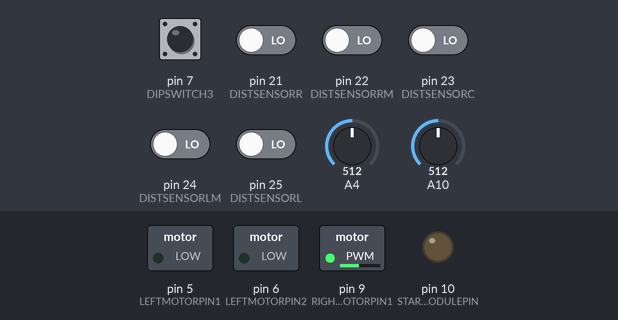
A sketch run on a simulated Arduino Mega 2560, built with avr-gcc and run on an emulated ATmega2560. On the bench: switched loads named in the sketch (green lamp = pin HIGH), output pins drawn as LEDs (lit = HIGH). The inputs (shaded band) are chosen by the test bench; at power-on: pin 7 (DIPSWITCH3) HIGH, pin 21 (DISTSENSORR), pin 22 (DISTSENSORRM), pin 23 (DISTSENSORC), pin 24 (DISTSENSORLM), pin 25 (DISTSENSORL) LOW, A4 = 512, A10 = 512.

Above: at 0.1 s.
Timing chart, 0 to 1.1 s (numbered marks = the images above):
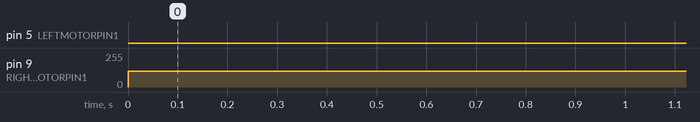

The sketch:

MiniSumoBasic.ino
```cpp
/*Alex Peng
 * MiniSumo Program or something
 */
#include <Arduino.h>
//--------PARAMETERS---------------
#define LINETHRESHOLD 100 //threshold for line sensor analog read
//--------PIN DEFINITIONS----------
#define STARTMODULEPIN 10

#define LEFTLINEPIN    26
#define RIGHTLINEPIN   20

#define LEFTMOTORPIN1  5
#define LEFTMOTORPIN2  6
#define RIGHTMOTORPIN1 9
#define RIGHTMOTORPIN2 10

#define DISTSENSORL    25
#define DISTSENSORLM   24
#define DISTSENSORC    23
#define DISTSENSORRM   22
#define DISTSENSORR    21

#define DIPSWITCH1     5
#define DIPSWITCH2     6
#define DIPSWITCH3     7

//declare vars, included def for readability
int startModule  = digitalRead(STARTMODULEPIN);
int leftLine     = analogRead(LEFTLINEPIN);
int rightLine    = analogRead(RIGHTLINEPIN);
int distSensorL  = digitalRead(DISTSENSORL);
int distSensorLM = digitalRead(DISTSENSORLM);
int distSensorC  = digitalRead(DISTSENSORC);
int distSensorRM = digitalRead(DISTSENSORRM);
int distSensorR  = digitalRead(DISTSENSORR);
int progSelect   = digitalRead(DIPSWITCH3) << 2 | (digitalRead(DIPSWITCH2) << 1 | digitalRead(DIPSWITCH1));

void setup() {
    Serial.begin(115200);

    //initialize motor pins
    pinMode(LEFTMOTORPIN1, OUTPUT);
    pinMode(LEFTMOTORPIN2, OUTPUT);
    pinMode(RIGHTMOTORPIN1, OUTPUT);
    pinMode(RIGHTMOTORPIN2, OUTPUT);

    //initialize Start Module pin
    pinMode(STARTMODULEPIN, INPUT);

    //initialize distance sensors
    pinMode(DISTSENSORR, INPUT);
    pinMode(DISTSENSORRM, INPUT);
    pinMode(DISTSENSORC, INPUT);
    pinMode(DISTSENSORLM, INPUT);
    pinMode(DISTSENSORL, INPUT);

    //initialize line sensors
    pinMode(LEFTLINEPIN, INPUT);
    pinMode(RIGHTLINEPIN, INPUT);

    //initialize dip switch inputs (active low due to internal pullup)
    pinMode(DIPSWITCH1, INPUT_PULLUP);
    pinMode(DIPSWITCH2, INPUT_PULLUP);
    pinMode(DIPSWITCH3, INPUT_PULLUP);

}

void forward(){
    //FORWARD
    //left forward
    digitalWrite(LEFTMOTORPIN1, HIGH);
    digitalWrite(LEFTMOTORPIN2, LOW);
    //right forward
    digitalWrite(RIGHTMOTORPIN1, HIGH);
    digitalWrite(RIGHTMOTORPIN2, LOW);
}

void backward(){
    //BACKWARD
    //left back
    digitalWrite(LEFTMOTORPIN1, LOW);
    digitalWrite(LEFTMOTORPIN2, HIGH);
    //right back
    digitalWrite(RIGHTMOTORPIN1, LOW);
    digitalWrite(RIGHTMOTORPIN2, HIGH);
}

void rightTurn(){
    //RIGHT
    //left forward
    digitalWrite(LEFTMOTORPIN1, HIGH);
    digitalWrite(LEFTMOTORPIN2, LOW);
    //right back
    digitalWrite(RIGHTMOTORPIN1, HIGH);
    digitalWrite(RIGHTMOTORPIN2, HIGH);
}

void leftTurn(){
    //LEFT
    //left back
    digitalWrite(LEFTMOTORPIN1, HIGH);
    digitalWrite(LEFTMOTORPIN2, HIGH);
    //right forward
    digitalWrite(RIGHTMOTORPIN1, HIGH);
    digitalWrite(RIGHTMOTORPIN2, LOW);
}

void stopMoving(){
    digitalWrite(LEFTMOTORPIN1, LOW);
    digitalWrite(LEFTMOTORPIN2, LOW);
    digitalWrite(RIGHTMOTORPIN1, LOW);
    digitalWrite(RIGHTMOTORPIN2, LOW);
}

void debugLineSensor(){
    //print left and right line sensor readings
    Serial.print("LEFT LS: ");
    Serial.println(leftLine);
    Serial.print("RIGHT LS: ");
    Serial.println(rightLine);
}

void debugDistSensor(int distSense){
    //print dist sensor reading passed in
    Serial.print("DIST SENSOR: ");
    Serial.println(distSense);
}

void loop() {
     //update vars
     startModule  = digitalRead(STARTMODULEPIN);
     leftLine     = analogRead(LEFTLINEPIN);
     rightLine    = analogRead(RIGHTLINEPIN);
     progSelect   = digitalRead(DIPSWITCH3) << 2 | (digitalRead(DIPSWITCH2) << 1 | digitalRead(DIPSWITCH1));
     distSensorL  = digitalRead(DISTSENSORL);
     distSensorLM = digitalRead(DISTSENSORLM);
     distSensorC  = digitalRead(DISTSENSORC);
     distSensorRM = digitalRead(DISTSENSORRM);
     distSensorR  = digitalRead(DISTSENSORR);


    //wait for start module signal

    //program 0 basic test
    /*if (startModule){
      switch (progSelect){
          case 0: {
              forward();
              if (leftLine < LINETHRESHOLD) {
                  //if left line sensor triggered back and turn right
                  backward();
                  delay(200);
                  rightTurn();
                  delay(200);
              }else if (rightLine < LINETHRESHOLD) {
                  //if right line sensor triggered back and turn left
                  backward();
                  delay(200);
                  leftTurn();
                  delay(200);
              }
          }

          case 1: {
              backward();
          }

          case 2: {


      }


    }
    */
    //if (startModule){
        analogWrite(5, 120);
        analogWrite(6, 0);
        analogWrite(9, 120);
        analogWrite(10, 0);
      /*
              if (distSensorLM) {
                  forward();
              }
              if (distSensorL && !distSensorLM) {
                  leftTurn();
                  delay(50);
              }
              if (distSensorR && !distSensorLM) {
                  rightTurn();
                  delay(50);
              }
              if (leftLine < LINETHRESHOLD) {
                  //if left line sensor triggered back and turn right
                  backward();
                  delay(200);
                  rightTurn();
                  delay(200);
              }else if (rightLine < LINETHRESHOLD) {
                  //if right line sensor triggered back and turn left
                  backward();
                  delay(200);
                  leftTurn();
                  delay(200);
              }
      */
    //}
    //else if (!startModule){
    //  stopMoving();
      //debugging
      //Serial.println(progSelect);
      //debugDistSensor(distSensorR);
      //debugLineSensor();
    //}
    //don't care
}

/*
#include <Arduino.h>

#define D5 5
#define D6 6
#define D9 9
#define D10 10

void setup() {
  // put your setup code here, to run once:
  pinMode(LED_BUILTIN, OUTPUT);
  pinMode(D5, OUTPUT);
  pinMode(D6, OUTPUT);
  pinMode(D9, OUTPUT);
  pinMode(D10, OUTPUT);
}

void loop() {
  analogWrite(D5, 128);
  analogWrite(D6, 255);
  analogWrite(D9, 128);
  analogWrite(D10, 255);
}*/
```

Measured:
- by itself, pin 9 (RIGHTMOTORPIN1): 0/255 → 120/255 at 0.00 s
